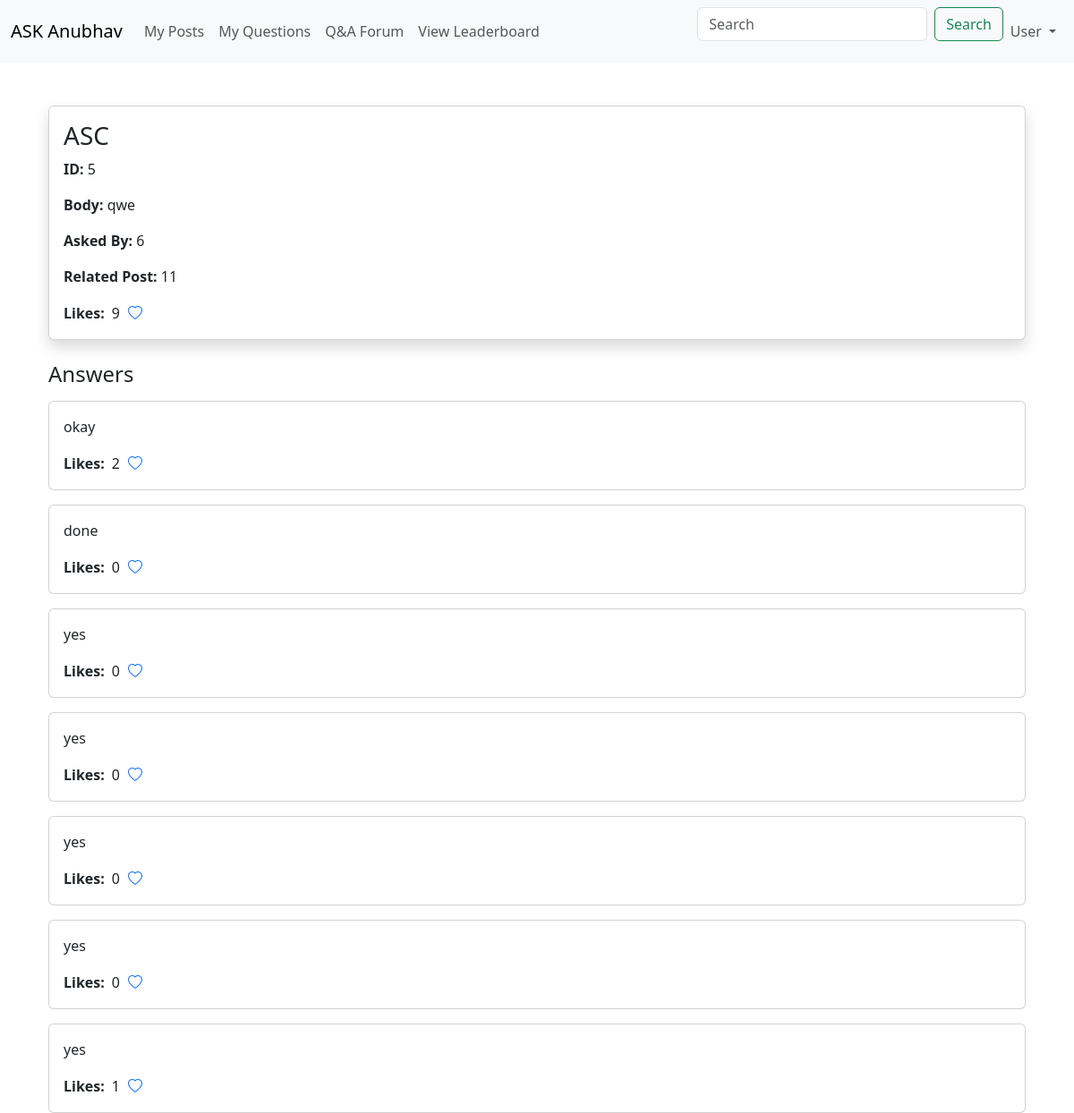
/question/5, run on an earlier commit of the app's database.
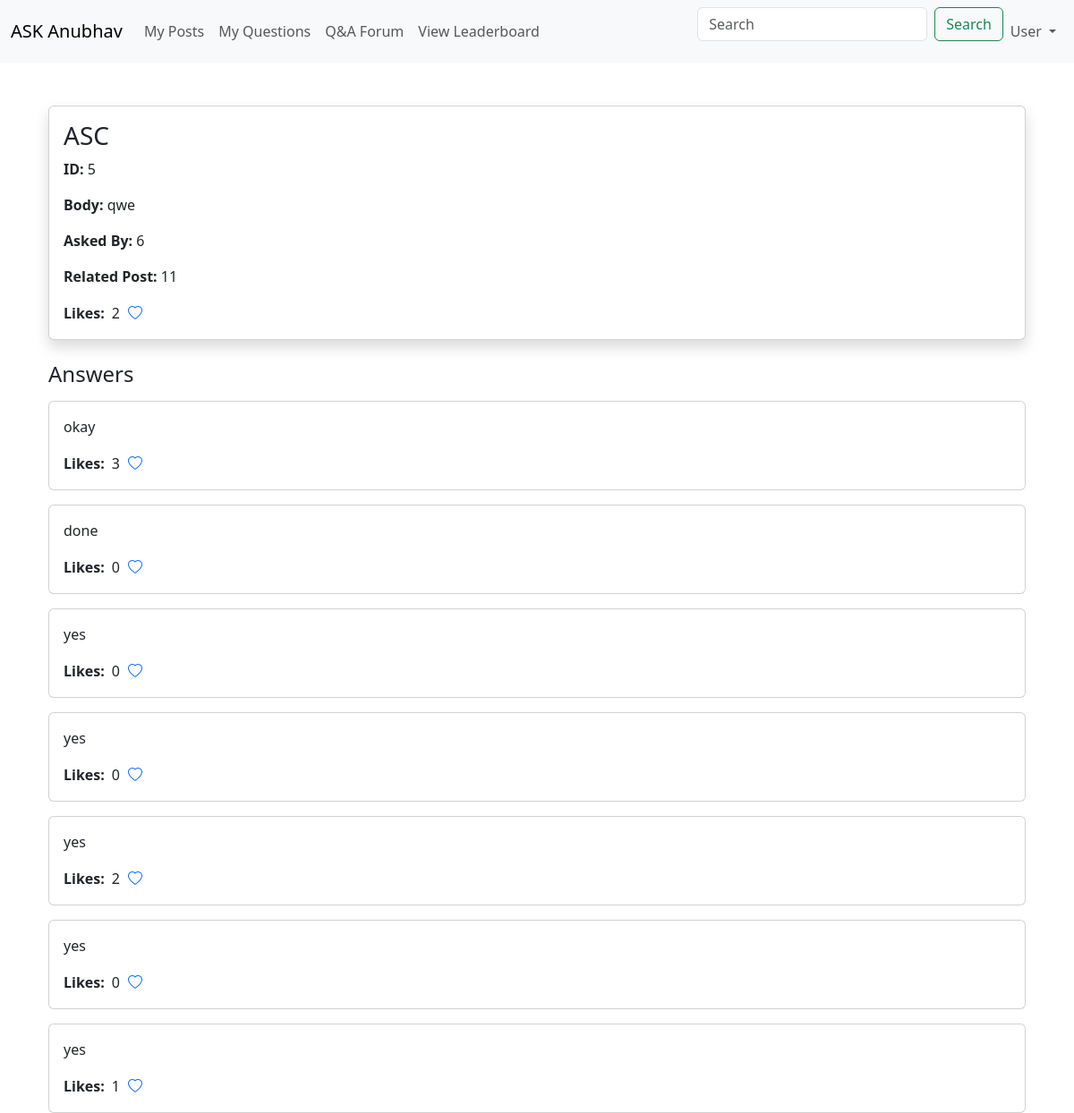
And on a later commit of the database.
### merged.py (models this page shows, shortened)
class Question(db.Model):
    __tablename__ = 'question'
    id = db.Column(db.Integer, primary_key=True)
    title = db.Column(db.String(200))
    body = db.Column(db.Text, nullable=False)
    student_id = db.Column(db.Integer, nullable=False)
    like_count = db.Column(db.Integer, default=0)
    post_id = db.Column(db.Integer, db.ForeignKey('post.id'), nullable=False)
    post = db.relationship('Post', backref=db.backref('questions', lazy=True))
    approval = db.relationship('QuestionApproval', uselist=False, back_populates='question')
    answers = db.relationship('Answer', backref='question', lazy=True)

class Answer(db.Model):
    __tablename__ = 'answer'
    id = db.Column(db.Integer, primary_key=True)
    body = db.Column(db.Text, nullable=False)
    student_id = db.Column(db.Integer, db.ForeignKey('user.student_id'), nullable=False)
    student = db.relationship('User', backref=db.backref('answers', lazy=True))
    like_count = db.Column(db.Integer, default=0)
    question_id = db.Column(db.Integer, db.ForeignKey('question.id'), nullable=False)
    approval = db.relationship('AnswerApproval', uselist=False, back_populates='answer')

### merged.py (the view)
@app.route('/question/<int:question_id>')
def question_details(question_id):
    question = Question.query.get_or_404(question_id)
    return render_template('ASK_Anubhav/Student/question_detail.html', question=question, username=session.get('username'))

### merged.py (called while the page is built)
@app.context_processor
def inject_session():
    try:
        return dict(session=session)  # Inject session into all templates
    except Exception as e:
        print("Session not created due to: {str(e)}")
        return dict(session={})

### templates/ASK_Anubhav/Student/question_detail.html (shortened to what this page needs)
{% extends "ASK_Anubhav/Student/base.html" %}
{% block content %}
  <div class="container mt-5">
    <div class="card shadow">
      <div class="card-body">
        <h3 class="card-title">{{ question.title }}</h3>
        <p><strong>ID:</strong> {{ question.id }}</p>
        <p><strong>Body:</strong> {{ question.body }}</p>
        <p><strong>Asked By:</strong> {{ question.student_id }}</p>
        <p><strong>Related Post:</strong> {{ question.post_id }}</p>
        <div class="d-flex align-items-center">
          <strong>Likes:</strong>
          <span id="like-count" class="ms-2 me-2">{{ question.like_count }}</span>
          <button class="btn btn-link p-0" onclick="toggleQuestionLike({{ question.id }})">
            <i class="bi {{ 'bi-heart-fill text-danger' if question.liked_by_current_user else 'bi-heart' }}"></i>
          </button>
        </div>
      </div>
    </div>
    <div class="mt-4">
      <h4>Answers</h4>
      {% if question.answers %}
      {% for ans in question.answers %}
      <div class="card mt-3">
        <div class="card-body">
          <p>{{ ans.body }}</p>
          <div class="d-flex align-items-center">
            <strong>Likes:</strong>
            <span id="answer-like-{{ ans.id }}" class="ms-2 me-2">{{ ans.like_count }}</span>
            <button class="btn btn-link p-0" onclick="toggleAnswerLike({{ ans.id }})">
              <i class="bi {{ 'bi-heart-fill text-danger' if ans.liked_by_current_user else 'bi-heart' }}"
                id="answer-icon-{{ ans.id }}"></i>
            </button>
          </div>
        </div>
      </div>
      {% endfor %}
      {% else %}
      <p>No answers yet.</p>
      {% endif %}
    </div>
  </div>
</body>
</html>
{% endblock %}

What changed in the data, as far as the page shows it:
changed Question "ASC": like_count "9" → "2"
changed Answer "okay": like_count "2" → "3"
changed Answer (number 5 of 7 on the later page): like_count "0" → "2"
